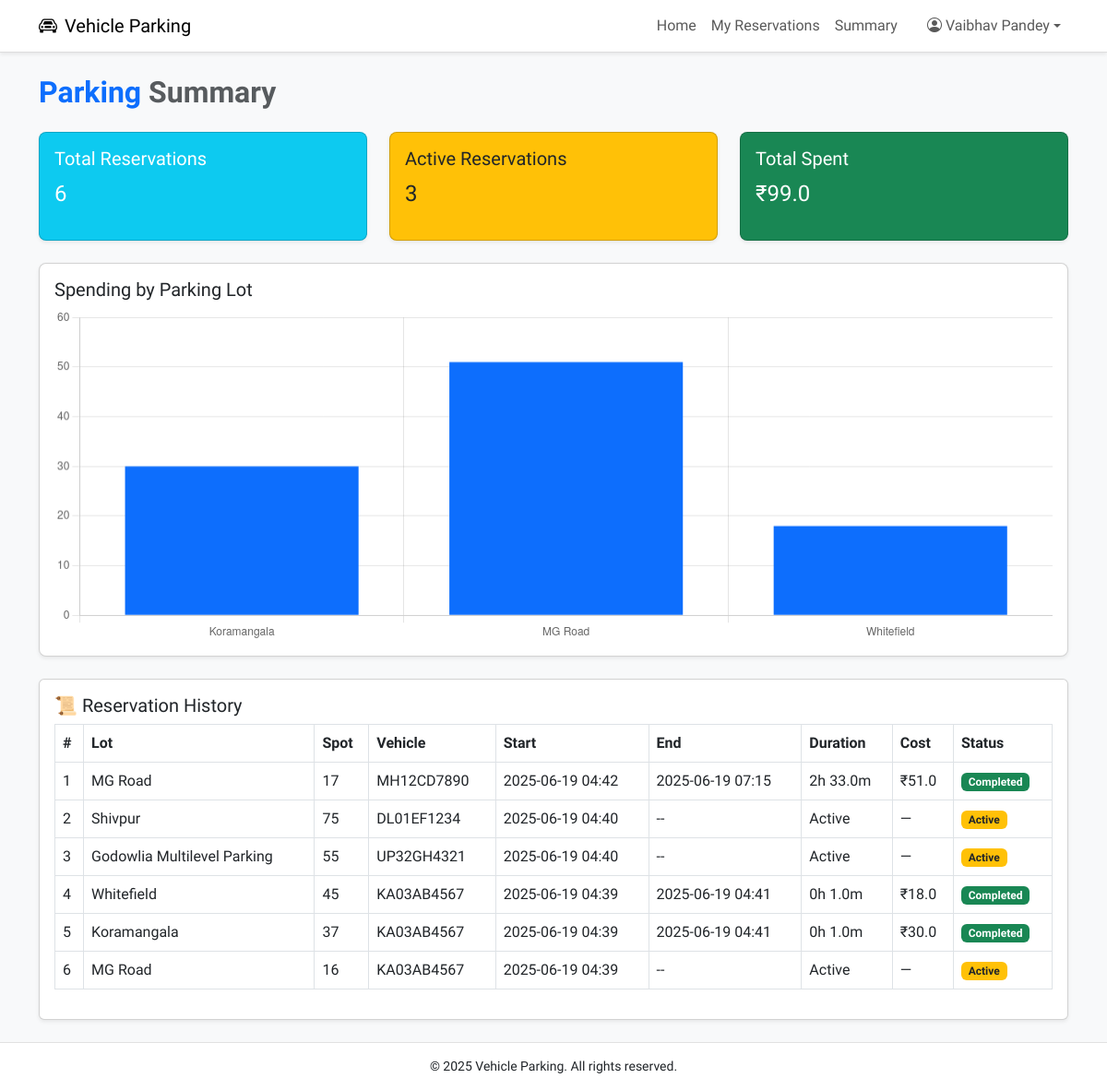
/user/summary (signed in), run on the app's committed database.
### models.py (models this page shows, shortened)
class User(db.Model, UserMixin):
    __tablename__ = 'user'
    id = db.Column(db.Integer, primary_key=True)
    username = db.Column(db.String(100), unique=True, nullable=False)
    full_name = db.Column(db.String(100), nullable=False)
    email = db.Column(db.String(100), unique=True, nullable=False)
    password_hash = db.Column(db.String(200), nullable=False)
    address = db.Column(db.String(200))
    pin_code = db.Column(db.String(10))
    role = db.Column(db.String(20), nullable=False, default='user')
    created_at = db.Column(db.DateTime, default=datetime.utcnow)
    reservations = db.relationship('Reservation', backref='user', lazy=True)

class Reservation(db.Model):
    __tablename__ = 'reservation'
    id = db.Column(db.Integer, primary_key=True)
    spot_id = db.Column(db.Integer, db.ForeignKey('parking_spot.id'), nullable=False)
    user_id = db.Column(db.Integer, db.ForeignKey('user.id'), nullable=False)
    vehicle_number = db.Column(db.String(20), nullable=False)
    parking_timestamp = db.Column(db.DateTime, default=datetime.utcnow)
    leaving_timestamp = db.Column(db.DateTime)
    parking_cost = db.Column(db.Float)
    is_active = db.Column(db.Boolean, default=True)

class ParkingLot(db.Model):
    __tablename__ = 'parking_lot'
    id = db.Column(db.Integer, primary_key=True)
    city_id = db.Column(db.Integer, db.ForeignKey('city.id'), nullable=False)
    prime_location_name = db.Column(db.String(100), nullable=False)
    address = db.Column(db.String(200))
    pin_code = db.Column(db.String(10))
    price_per_hour = db.Column(db.Float, nullable=False)
    max_spots = db.Column(db.Integer, nullable=False)
    created_at = db.Column(db.DateTime, default=datetime.utcnow)
    spots = db.relationship('ParkingSpot', backref='lot', cascade='all, delete-orphan', lazy=True)

class ParkingSpot(db.Model):
    __tablename__ = 'parking_spot'
    id = db.Column(db.Integer, primary_key=True)
    lot_id = db.Column(db.Integer, db.ForeignKey('parking_lot.id', ondelete='CASCADE'), nullable=False)
    status = db.Column(db.String(1), default='A')  # A = Available, O = Occupied
    created_at = db.Column(db.DateTime, default=datetime.utcnow)
    reservation = db.relationship('Reservation', backref='spot', uselist=False, cascade='all, delete-orphan')

### controllers/user.py (the view)
@user_bp.route('/summary')
@login_required
@user_required
def summary():
    reservations = (
        Reservation.query
        .filter_by(user_id=current_user.id)
        .order_by(Reservation.parking_timestamp.desc())
        .all()
    )
    total_reservations = len(reservations)
    active_reservations = sum(1 for r in reservations if r.is_active)
    total_spent = sum(r.parking_cost for r in reservations if r.leaving_timestamp and r.parking_cost)
    from sqlalchemy import func
    lot_revenue_data = (
        db.session.query(
            ParkingLot.prime_location_name,
            func.sum(Reservation.parking_cost)
        )
        .join(ParkingSpot, ParkingSpot.id == Reservation.spot_id)
        .join(ParkingLot, ParkingLot.id == ParkingSpot.lot_id)
        .filter(Reservation.user_id == current_user.id)
        .filter(Reservation.is_active == False)
        .group_by(ParkingLot.prime_location_name)
        .all()
    )
    lot_names = [lot for lot, _ in lot_revenue_data]
    lot_revenues = [round(revenue or 0, 2) for _, revenue in lot_revenue_data]
    return render_template(
        'user/summary.html',
        reservations=reservations,
        total_reservations=total_reservations,
        active_reservations=active_reservations,
        total_spent=total_spent,
        lot_names=lot_names,
        lot_revenues=lot_revenues
    )

### app.py (called while the page is built)
@login_manager.user_loader
def load_user(user_id):
    user_type = session.get('user_type')
    if user_type == 'user':
        return User.query.get(int(user_id))
    elif user_type == 'admin':
        return Admin.query.get(int(user_id))
    return None

### templates/user/summary.html (shortened to what this page needs)
{% extends 'base.html' %}
{% block content %}
<div class="container py-4">
    <h2 class="fw-bold mb-4 text-primary">Parking <span class="text-muted">Summary</span></h2>
    <div class="row mb-4">
        <div class="col-md-4">
            <div class="card square-card bg-info text-white shadow-sm">
                <div class="card-body">
                    <h5 class="card-title">Total Reservations</h5>
                    <p class="fs-4">{{ total_reservations }}</p>
                </div>
            </div>
        </div>
        <div class="col-md-4">
            <div class="card square-card bg-warning text-dark shadow-sm">
                <div class="card-body">
                    <h5 class="card-title">Active Reservations</h5>
                    <p class="fs-4">{{ active_reservations }}</p>
                </div>
            </div>
        </div>
        <div class="col-md-4">
            <div class="card square-card bg-success text-white shadow-sm">
                <div class="card-body">
                    <h5 class="card-title">Total Spent</h5>
                    <p class="fs-4">₹{{ total_spent }}</p>
                </div>
            </div>
        </div>
    </div>
    {% if lot_names %}
    <div class="card square-card mb-4 shadow-sm">
        <div class="card-body">
            <h5 class="card-title">Spending by Parking Lot</h5>
            <canvas id="lotChart" height="100"></canvas>
        </div>
    </div>
    {% endif %}
    <div class="card shadow-sm">
        <div class="card-body">
            <h5 class="card-title">📜 Reservation History</h5>
            <table class="table table-bordered table-hover">
                <thead>
                    <tr>
                        <th>#</th>
                        <th>Lot</th>
                        <th>Spot</th>
                        <th>Vehicle</th>
                        <th>Start</th>
                        <th>End</th>
                        <th>Duration</th>
                        <th>Cost</th>
                        <th>Status</th>
                    </tr>
                </thead>
                <tbody>
                    {% for r in reservations %}
                    <tr>
                        <td>{{ loop.index }}</td>
                        <td>{{ r.spot.lot.prime_location_name }}</td>
                        <td>{{ r.spot.id }}</td>
                        <td>{{ r.vehicle_number }}</td>
                        <td>{{ r.parking_timestamp.strftime('%Y-%m-%d %H:%M') }}</td>
                        <td>
                            {% if r.leaving_timestamp %}
                                {{ r.leaving_timestamp.strftime('%Y-%m-%d %H:%M') }}
                            {% else %}
                                --
                            {% endif %}
                        </td>
                        <td>
                            {% if r.leaving_timestamp %}
                                {{ ((r.leaving_timestamp - r.parking_timestamp).total_seconds() // 3600)|int }}h
                                {{ ((r.leaving_timestamp - r.parking_timestamp).total_seconds() % 3600) // 60|int }}m
                            {% else %}
                                Active
                            {% endif %}
                        </td>
                        <td>
                            {% if r.leaving_timestamp and r.parking_cost is not none %}
                                ₹{{ r.parking_cost }}
                            {% else %}
                                —
                            {% endif %}
                        </td>
                        <td>
                            {% if r.is_active %}
                                <span class="badge bg-warning text-dark">Active</span>
                            {% else %}
                                <span class="badge bg-success">Completed</span>
                            {% endif %}
                        </td>
                    </tr>
                    {% endfor %}
                </tbody>
            </table>
        </div>
    </div>
</div>
{% if lot_names %}
<script>
    const ctx = document.getElementById('lotChart').getContext('2d');
    new Chart(ctx, {
        type: 'bar',
        data: {
            labels: {{ lot_names | tojson }},
            datasets: [{
                label: '₹ Spent',
                data: {{ lot_revenues | tojson }},
                backgroundColor: '#0d6efd'
            }]
        },
        options: {
            responsive: true,
            plugins: { legend: { display: false } },
            scales: { y: { beginAtZero: true } }
        }
    });
</script>
{% endif %}
{% endblock %}

### templates/base.html (shortened to what this page needs)
<!DOCTYPE html>
<html lang="en">
<head>
    <link href="https://cdn.jsdelivr.net/npm/bootstrap@5.3.0/dist/css/bootstrap.min.css" rel="stylesheet">
    <link href="https://cdnjs.cloudflare.com/ajax/libs/bootstrap-icons/1.11.1/font/bootstrap-icons.min.css" rel="stylesheet">
</head>
<body>
<nav class="navbar navbar-expand-lg navbar-light shadow-sm">
    <div class="container">
        <a class="navbar-brand" href="{% if session['user_type'] == 'admin' %}
        {{ url_for('admin.dashboard') }}
        {% elif session['user_type'] == 'admin' %}
            {{ url_for('user.dashboard') }}
        {% else %}
            {{ url_for('index') }}
        {% endif %}">
            <i class="bi bi-car-front me-2"></i>Vehicle Parking
        </a>
        <div class="collapse navbar-collapse justify-content-end" id="navbarNav">
            <ul class="navbar-nav">
                {% if current_user.is_authenticated %}
                    {% if session['user_type'] == 'admin' %}
                        <li class="nav-item"><a class="nav-link" href="{{ url_for('admin.dashboard') }}">Home</a></li>
                        <li class="nav-item"><a class="nav-link" href="{{ url_for('admin.view_users') }}">Users</a></li>
                        <li class="nav-item"><a class="nav-link" href="{{ url_for('admin.summary') }}">Summary</a></li>
                    {% else %}
                        <li class="nav-item"><a class="nav-link" href="{{ url_for('user.dashboard') }}">Home</a></li>
                        <a href="{{ url_for('user.my_reservations') }}" class="nav-link">My Reservations</a>
                        <li class="nav-item"><a class="nav-link" href="{{ url_for('user.summary') }}">Summary</a></li>
                    {% endif %}
                    <li class="nav-item dropdown ms-3">
                        <a class="nav-link dropdown-toggle d-flex align-items-center" href="#" role="button" data-bs-toggle="dropdown">
                            <i class="bi bi-person-circle me-1"></i> {{ current_user.full_name or current_user.username }}
                        </a>
                    </li>
                {% else %}
                    <li class="nav-item"><a class="nav-link" href="{{ url_for('auth.login') }}">Login</a></li>
                    <li class="nav-item"><a class="nav-link" href="{{ url_for('auth.register') }}">Register</a></li>
                {% endif %}
            </ul>
        </div>
    </div>
</nav>
<div class="position-fixed top-0 end-0 p-3" style="z-index: 1050;">
</div>
<div>
    {% block content %}
    {% endblock %}
</div>
<footer>
    <div class="container">
        <p class="mb-0">&copy; 2025 Vehicle Parking. All rights reserved.</p>
    </div>
</footer>
</body>
</html>

### templates/base.html (style rules this page uses)
body { font-family: 'Afacad',sans-serif; background-color: #f8f9fa; display: flex; flex-direction: column; min-height: 100vh; font-size: 16px; }
.square-card { border-radius: 0.5rem; background-color: #ffffff; transition: transform 0.3s; }
.navbar { background-color: #fff; border-bottom: 1px solid #ddd; }
footer { background-color: #fff; border-top: 1px solid #e1e1e1; padding: 15px 0; text-align: center; font-size: 14px; margin-top: auto; }

### data on the page
User: full_name "Vaibhav Pandey"
Reservation: spot.lot.prime_location_name "MG Road", spot.id "17", vehicle_number "MH12CD7890", parking_timestamp "2025-06-19 04:42", leaving_timestamp "2025-06-19 07:15", leaving_timestamp+parking_timestamp "2", leaving_timestamp+parking_timestamp "33.0", parking_cost "51.0", is_active "Completed"
Reservation: spot.lot.prime_location_name "Shivpur", spot.id "75", vehicle_number "DL01EF1234", parking_timestamp "2025-06-19 04:40", shows "Active", is_active "Active"
Reservation: spot.lot.prime_location_name "Godowlia Multilevel Parking", spot.id "55", vehicle_number "UP32GH4321", parking_timestamp "2025-06-19 04:40", shows "Active", is_active "Active"
Reservation: spot.lot.prime_location_name "Whitefield", spot.id "45", vehicle_number "KA03AB4567", parking_timestamp "2025-06-19 04:39", leaving_timestamp "2025-06-19 04:41", leaving_timestamp+parking_timestamp "0", leaving_timestamp+parking_timestamp "1.0", parking_cost "18.0", is_active "Completed"
Reservation: spot.lot.prime_location_name "Koramangala", spot.id "37", vehicle_number "KA03AB4567", parking_timestamp "2025-06-19 04:39", leaving_timestamp "2025-06-19 04:41", leaving_timestamp+parking_timestamp "0", leaving_timestamp+parking_timestamp "1.0", parking_cost "30.0", is_active "Completed"
Reservation: spot.lot.prime_location_name "MG Road", spot.id "16", vehicle_number "KA03AB4567", parking_timestamp "2025-06-19 04:39", shows "Active", is_active "Active"

### other printed values
{{ total_reservations }} "6"
{{ active_reservations }} "3"
{{ total_spent }} "99.0"
chart data {{ lot_names | tojson }} ["Koramangala", "MG Road", "Whitefield"]
chart data {{ lot_revenues | tojson }} [30.0, 51.0, 18.0]
